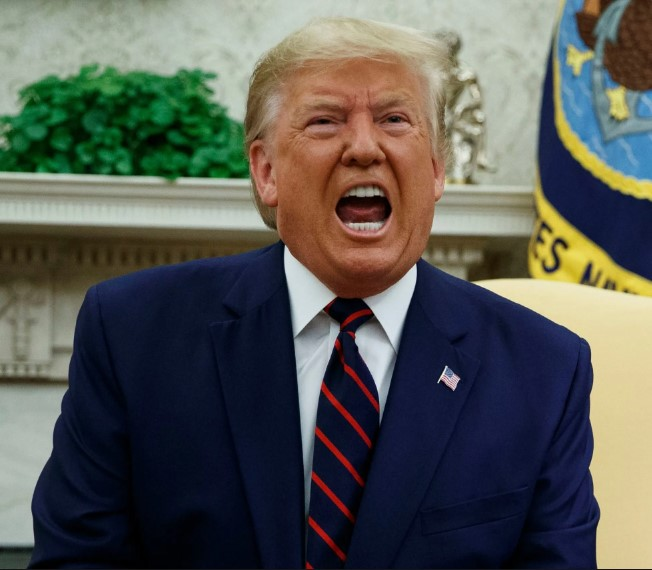
#> input picture pixel_manipulation/trump.jpg, 652 x 570 px, found by its file name
$ python pixel_manipulation.py
#> lines starting #> are read from the running program, lines starting #| are printed output that depends on the picture
import random
from PIL import Image

def randomize(image_path, output_path):
    # Open an image file
#> called with image_path = 'pixel_manipulation/trump.jpg', output_path = 'pixel_manipulation/2.jpg'
    img = Image.open(image_path)
#> img is the input picture: PIL image 652x570 RGB; mean R, G, B 87.4, 89.1, 83.9

    # Get the pixel data
    pixels = img.load()

    # Iterate through each pixel and invert its color
    width, height = img.size
#> width = 652; height = 570
    for x in range(width):
        for y in range(height):
            r, g, b = pixels[x, y]
            random_amount = 300
            pixels[x, y] = (r-random_amount + random.randint(0,2*random_amount), g-random_amount + random.randint(0,2*random_amount), b-random_amount + random.randint(0,2*random_amount))

    # Save the modified image
    img.save(output_path)
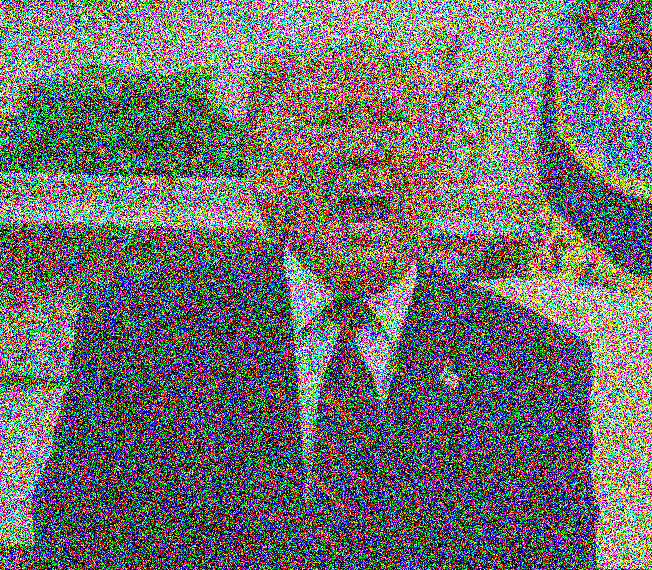
#> saved as 2.jpg: PIL image 652x570 RGB; mean R, G, B 110.5, 110.9, 109.1

def invert_image(image_path, output_path):
    # Open an image file
    img = Image.open(image_path)

    # Get the pixel data
    pixels = img.load()

    # Iterate through each pixel and invert its color
    width, height = img.size
    for x in range(width):
        for y in range(height):
            r, g, b = pixels[x, y]
            pixels[x, y] = (255 - r, 255 - g, 255 - b)

    # Save the modified image
    img.save(output_path)

# Example usage
input_path = "pixel_manipulation/trump.jpg"
output_path = "pixel_manipulation/2.jpg"
randomize(input_path, output_path)
#invert_image(input_path, output_path)

$ run again, with pixel_manipulation/inverted_image.jpg copied over pixel_manipulation/trump.jpg
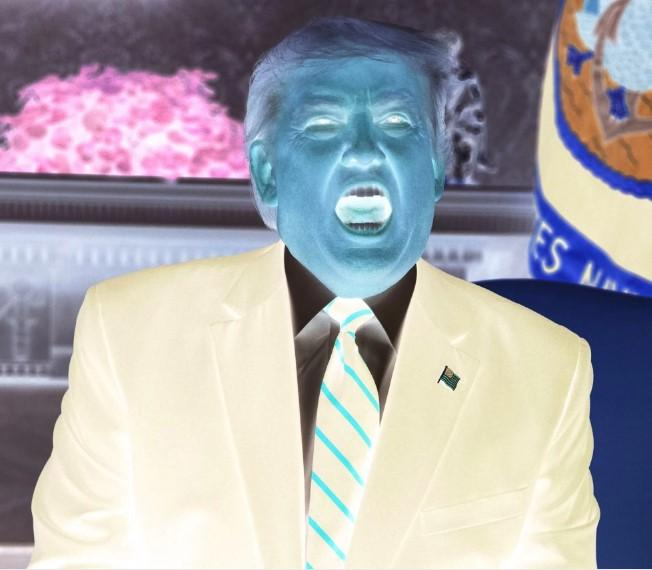
#> input picture pixel_manipulation/inverted_image.jpg, 652 x 570 px, found by its file name
#> in randomize, img is the input picture: PIL image 652x570 RGB; mean R, G, B 167.7, 165.9, 171.1
#> in randomize, `img.save(output_path)`:
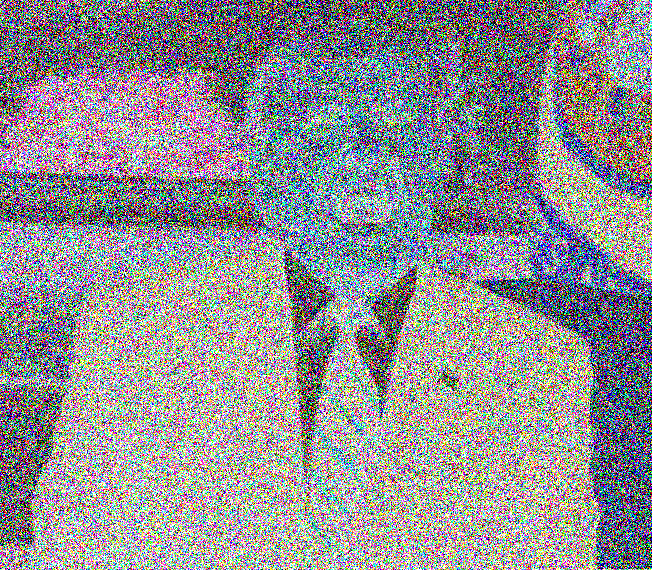
#> saved as 2.jpg: PIL image 652x570 RGB; mean R, G, B 144.3, 143.3, 146.2
